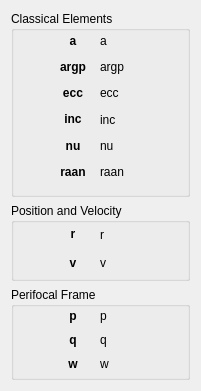
  <widget class="QWidget" name="layoutWidget">
   <property name="geometry">
    <rect>
     <x>160</x>
     <y>10</y>
     <width>201</width>
     <height>391</height>
    </rect>
   </property>
   <layout class="QVBoxLayout" name="verticalLayout_11" stretch="12,5,6">
    <item>
     <widget class="QGroupBox" name="groupBox">
      <property name="sizePolicy">
       <sizepolicy hsizetype="Preferred" vsizetype="Preferred">
        <horstretch>0</horstretch>
        <verstretch>0</verstretch>
       </sizepolicy>
      </property>
      <property name="title">
       <string>Classical Elements</string>
      </property>
      <property name="flat">
       <bool>true</bool>
      </property>
      <widget class="QWidget" name="layoutWidget">
       <property name="geometry">
        <rect>
         <x>0</x>
         <y>20</y>
         <width>191</width>
         <height>151</height>
        </rect>
       </property>
       <layout class="QHBoxLayout" name="hlo_elem_data" stretch="1,1,2,0">
        <property name="sizeConstraint">
         <enum>QLayout::SetMinAndMaxSize</enum>
        </property>
        <item>
         <spacer name="verticalSpacer">
          <property name="orientation">
           <enum>Qt::Vertical</enum>
          </property>
          <property name="sizeHint" stdset="0">
           <size>
            <width>20</width>
            <height>40</height>
           </size>
          </property>
         </spacer>
        </item>
        <item>
         <layout class="QVBoxLayout" name="vlo_elem_fields">
          <item>
           <widget class="QLabel" name="lf_a">
            <property name="text">
             <string>&lt;html&gt;&lt;head/&gt;&lt;body&gt;&lt;p&gt;&lt;span style=&quot; font-weight:600;&quot;&gt;a&lt;/span&gt;&lt;/p&gt;&lt;/body&gt;&lt;/html&gt;</string>
            </property>
            <property name="alignment">
             <set>Qt::AlignCenter</set>
            </property>
           </widget>
          </item>
          <item>
           <widget class="QLabel" name="lf_argp">
            <property name="text">
             <string>&lt;html&gt;&lt;head/&gt;&lt;body&gt;&lt;p&gt;&lt;span style=&quot; font-weight:600;&quot;&gt;argp&lt;/span&gt;&lt;/p&gt;&lt;/body&gt;&lt;/html&gt;</string>
            </property>
            <property name="alignment">
             <set>Qt::AlignCenter</set>
            </property>
           </widget>
          </item>
          <item>
           <widget class="QLabel" name="lf_ecc">
            <property name="text">
             <string>&lt;html&gt;&lt;head/&gt;&lt;body&gt;&lt;p&gt;&lt;span style=&quot; font-weight:600;&quot;&gt;ecc&lt;/span&gt;&lt;/p&gt;&lt;/body&gt;&lt;/html&gt;</string>
            </property>
            <property name="alignment">
             <set>Qt::AlignCenter</set>
            </property>
           </widget>
          </item>
          <item>
           <widget class="QLabel" name="lf_inc">
            <property name="text">
             <string>&lt;html&gt;&lt;head/&gt;&lt;body&gt;&lt;p&gt;&lt;span style=&quot; font-weight:600;&quot;&gt;inc&lt;/span&gt;&lt;/p&gt;&lt;/body&gt;&lt;/html&gt;</string>
            </property>
            <property name="alignment">
             <set>Qt::AlignCenter</set>
            </property>
           </widget>
          </item>
          <item>
           <widget class="QLabel" name="lf_nu">
            <property name="text">
             <string>&lt;html&gt;&lt;head/&gt;&lt;body&gt;&lt;p&gt;&lt;span style=&quot; font-weight:600;&quot;&gt;nu&lt;/span&gt;&lt;/p&gt;&lt;/body&gt;&lt;/html&gt;</string>
            </property>
            <property name="alignment">
             <set>Qt::AlignCenter</set>
            </property>
           </widget>
          </item>
          <item>
           <widget class="QLabel" name="lf_raan">
            <property name="text">
             <string>&lt;html&gt;&lt;head/&gt;&lt;body&gt;&lt;p&gt;&lt;span style=&quot; font-weight:600;&quot;&gt;raan&lt;/span&gt;&lt;/p&gt;&lt;/body&gt;&lt;/html&gt;</string>
            </property>
            <property name="alignment">
             <set>Qt::AlignCenter</set>
            </property>
           </widget>
          </item>
         </layout>
        </item>
        <item>
         <layout class="QVBoxLayout" name="vlo_elem_values">
          <item>
           <widget class="QLabel" name="elem_coe_0">
            <property name="text">
             <string>a</string>
            </property>
            <property name="alignment">
             <set>Qt::AlignLeading|Qt::AlignLeft|Qt::AlignVCenter</set>
            </property>
           </widget>
          </item>
          <item>
           <widget class="QLabel" name="elem_coe_1">
            <property name="text">
             <string>argp</string>
            </property>
            <property name="alignment">
             <set>Qt::AlignLeading|Qt::AlignLeft|Qt::AlignVCenter</set>
            </property>
           </widget>
          </item>
          <item>
           <widget class="QLabel" name="elem_coe_2">
            <property name="text">
             <string>ecc</string>
            </property>
            <property name="alignment">
             <set>Qt::AlignLeading|Qt::AlignLeft|Qt::AlignVCenter</set>
            </property>
           </widget>
          </item>
          <item>
           <widget class="QLabel" name="elem_coe_3">
            <property name="text">
             <string>inc</string>
            </property>
            <property name="alignment">
             <set>Qt::AlignLeading|Qt::AlignLeft|Qt::AlignVCenter</set>
            </property>
           </widget>
          </item>
          <item>
           <widget class="QLabel" name="elem_coe_4">
            <property name="text">
             <string>nu</string>
            </property>
            <property name="alignment">
             <set>Qt::AlignLeading|Qt::AlignLeft|Qt::AlignVCenter</set>
            </property>
           </widget>
          </item>
          <item>
           <widget class="QLabel" name="elem_coe_5">
            <property name="text">
             <string>raan</string>
            </property>
            <property name="alignment">
             <set>Qt::AlignLeading|Qt::AlignLeft|Qt::AlignVCenter</set>
            </property>
           </widget>
          </item>
         </layout>
        </item>
        <item>
         <spacer name="verticalSpacer_4">
          <property name="orientation">
           <enum>Qt::Vertical</enum>
          </property>
          <property name="sizeHint" stdset="0">
           <size>
            <width>20</width>
            <height>40</height>
           </size>
          </property>
         </spacer>
        </item>
       </layout>
      </widget>
     </widget>
    </item>
    <item>
     <widget class="QGroupBox" name="groupBox_3">
      <property name="sizePolicy">
       <sizepolicy hsizetype="Preferred" vsizetype="Preferred">
        <horstretch>0</horstretch>
        <verstretch>0</verstretch>
       </sizepolicy>
      </property>
      <property name="title">
       <string>Position and Velocity</string>
      </property>
      <property name="flat">
       <bool>true</bool>
      </property>
      <widget class="QWidget" name="layoutWidget">
       <property name="geometry">
        <rect>
         <x>0</x>
         <y>20</y>
         <width>191</width>
         <height>51</height>
        </rect>
       </property>
       <layout class="QHBoxLayout" name="horizontalLayout_6" stretch="1,1,2,0">
        <item>
         <spacer name="verticalSpacer_3">
          <property name="orientation">
           <enum>Qt::Vertical</enum>
          </property>
          <property name="sizeHint" stdset="0">
           <size>
            <width>20</width>
            <height>40</height>
           </size>
          </property>
         </spacer>
        </item>
        <item>
         <layout class="QVBoxLayout" name="verticalLayout_9">
          <item>
           <widget class="QLabel" name="label_7">
            <property name="text">
             <string>&lt;html&gt;&lt;head/&gt;&lt;body&gt;&lt;p&gt;&lt;span style=&quot; font-weight:600;&quot;&gt;r&lt;/span&gt;&lt;/p&gt;&lt;/body&gt;&lt;/html&gt;</string>
            </property>
            <property name="alignment">
             <set>Qt::AlignCenter</set>
            </property>
           </widget>
          </item>
          <item>
           <widget class="QLabel" name="label_8">
            <property name="text">
             <string>&lt;html&gt;&lt;head/&gt;&lt;body&gt;&lt;p&gt;&lt;span style=&quot; font-weight:600;&quot;&gt;v&lt;/span&gt;&lt;/p&gt;&lt;/body&gt;&lt;/html&gt;</string>
            </property>
            <property name="alignment">
             <set>Qt::AlignCenter</set>
            </property>
           </widget>
          </item>
         </layout>
        </item>
        <item>
         <layout class="QVBoxLayout" name="verticalLayout_10">
          <item>
           <widget class="QLabel" name="elem_rv_0">
            <property name="text">
             <string>r</string>
            </property>
           </widget>
          </item>
          <item>
           <widget class="QLabel" name="elem_rv_1">
            <property name="text">
             <string>v</string>
            </property>
           </widget>
          </item>
         </layout>
        </item>
        <item>
         <spacer name="verticalSpacer_6">
          <property name="orientation">
           <enum>Qt::Vertical</enum>
          </property>
          <property name="sizeHint" stdset="0">
           <size>
            <width>20</width>
            <height>40</height>
           </size>
          </property>
         </spacer>
        </item>
       </layout>
      </widget>
     </widget>
    </item>
    <item>
     <widget class="QGroupBox" name="groupBox_2">
      <property name="sizePolicy">
       <sizepolicy hsizetype="Preferred" vsizetype="Preferred">
        <horstretch>0</horstretch>
        <verstretch>0</verstretch>
       </sizepolicy>
      </property>
      <property name="title">
       <string>Perifocal Frame</string>
      </property>
      <property name="flat">
       <bool>true</bool>
      </property>
      <widget class="QWidget" name="layoutWidget">
       <property name="geometry">
        <rect>
         <x>0</x>
         <y>20</y>
         <width>191</width>
         <height>66</height>
        </rect>
       </property>
       <layout class="QHBoxLayout" name="horizontalLayout_5" stretch="1,1,2,0">
        <item>
         <spacer name="verticalSpacer_2">
          <property name="orientation">
           <enum>Qt::Vertical</enum>
          </property>
          <property name="sizeHint" stdset="0">
           <size>
            <width>20</width>
            <height>40</height>
           </size>
          </property>
         </spacer>
        </item>
        <item>
         <layout class="QVBoxLayout" name="verticalLayout_7">
          <item>
           <widget class="QLabel" name="label">
            <property name="text">
             <string>&lt;html&gt;&lt;head/&gt;&lt;body&gt;&lt;p&gt;&lt;span style=&quot; font-weight:600;&quot;&gt;p&lt;/span&gt;&lt;/p&gt;&lt;/body&gt;&lt;/html&gt;</string>
            </property>
            <property name="alignment">
             <set>Qt::AlignCenter</set>
            </property>
           </widget>
          </item>
          <item>
           <widget class="QLabel" name="label_2">
            <property name="text">
             <string>&lt;html&gt;&lt;head/&gt;&lt;body&gt;&lt;p&gt;&lt;span style=&quot; font-weight:600;&quot;&gt;q&lt;/span&gt;&lt;/p&gt;&lt;/body&gt;&lt;/html&gt;</string>
            </property>
            <property name="alignment">
             <set>Qt::AlignCenter</set>
            </property>
           </widget>
          </item>
          <item>
           <widget class="QLabel" name="label_3">
            <property name="text">
             <string>&lt;html&gt;&lt;head/&gt;&lt;body&gt;&lt;p&gt;&lt;span style=&quot; font-weight:600;&quot;&gt;w&lt;/span&gt;&lt;/p&gt;&lt;/body&gt;&lt;/html&gt;</string>
            </property>
            <property name="alignment">
             <set>Qt::AlignCenter</set>
            </property>
           </widget>
          </item>
         </layout>
        </item>
        <item>
         <layout class="QVBoxLayout" name="verticalLayout_8">
          <item>
           <widget class="QLabel" name="elem_pqw_0">
            <property name="text">
             <string>p</string>
            </property>
           </widget>
          </item>
          <item>
           <widget class="QLabel" name="elem_pqw_1">
            <property name="text">
             <string>q</string>
            </property>
           </widget>
          </item>
          <item>
           <widget class="QLabel" name="elem_pqw_2">
            <property name="text">
             <string>w</string>
            </property>
           </widget>
          </item>
         </layout>
        </item>
        <item>
         <spacer name="verticalSpacer_5">
          <property name="orientation">
           <enum>Qt::Vertical</enum>
          </property>
          <property name="sizeHint" stdset="0">
           <size>
            <width>20</width>
            <height>40</height>
           </size>
          </property>
         </spacer>
        </item>
       </layout>
      </widget>
     </widget>
    </item>
   </layout>
  </widget>
